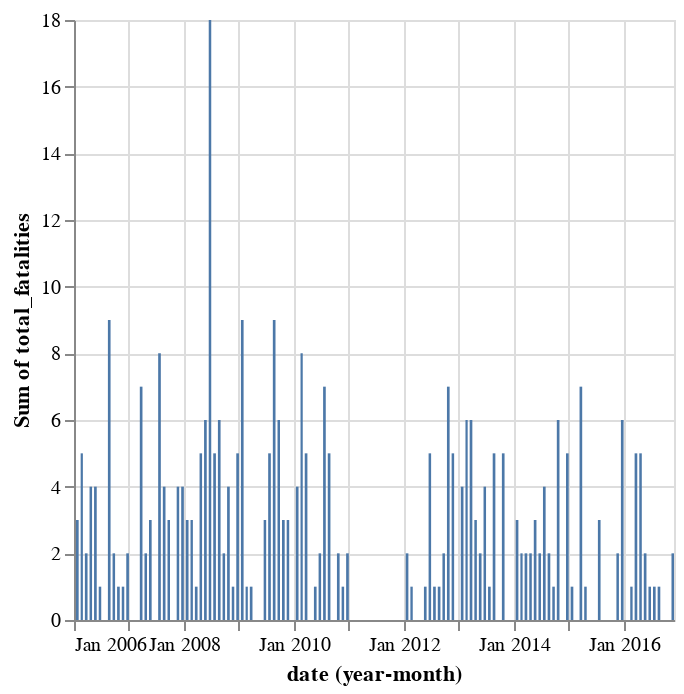

The notebook cell saved with this chart:
### Code cell
alt.Chart(accident_list).mark_bar().encode(x="yearmonth(date)", y="sum(total_fatalities)")

### Figure 1 — Vega-Lite specification as saved in the notebook (floating-point values rounded to 4 significant figures; data arrays with more than 128 entries replaced by an {"elided": "..."} marker saying what was removed)
{"config": {"view": {"continuousWidth": 300, "continuousHeight": 300}}, "data": {"name": "data-49d7b582b842daa784cce4db1dfe2d51"}, "mark": {"type": "bar"}, "encoding": {"x": {"field": "date", "timeUnit": "yearmonth", "type": "temporal"}, "y": {"aggregate": "sum", "field": "total_fatalities", "type": "quantitative"}}, "$schema": "https://vega.github.io/schema/vega-lite/v5.14.1.json", "datasets": {"data-49d7b582b842daa784cce4db1dfe2d51": {"elided": "163 records"}}}
